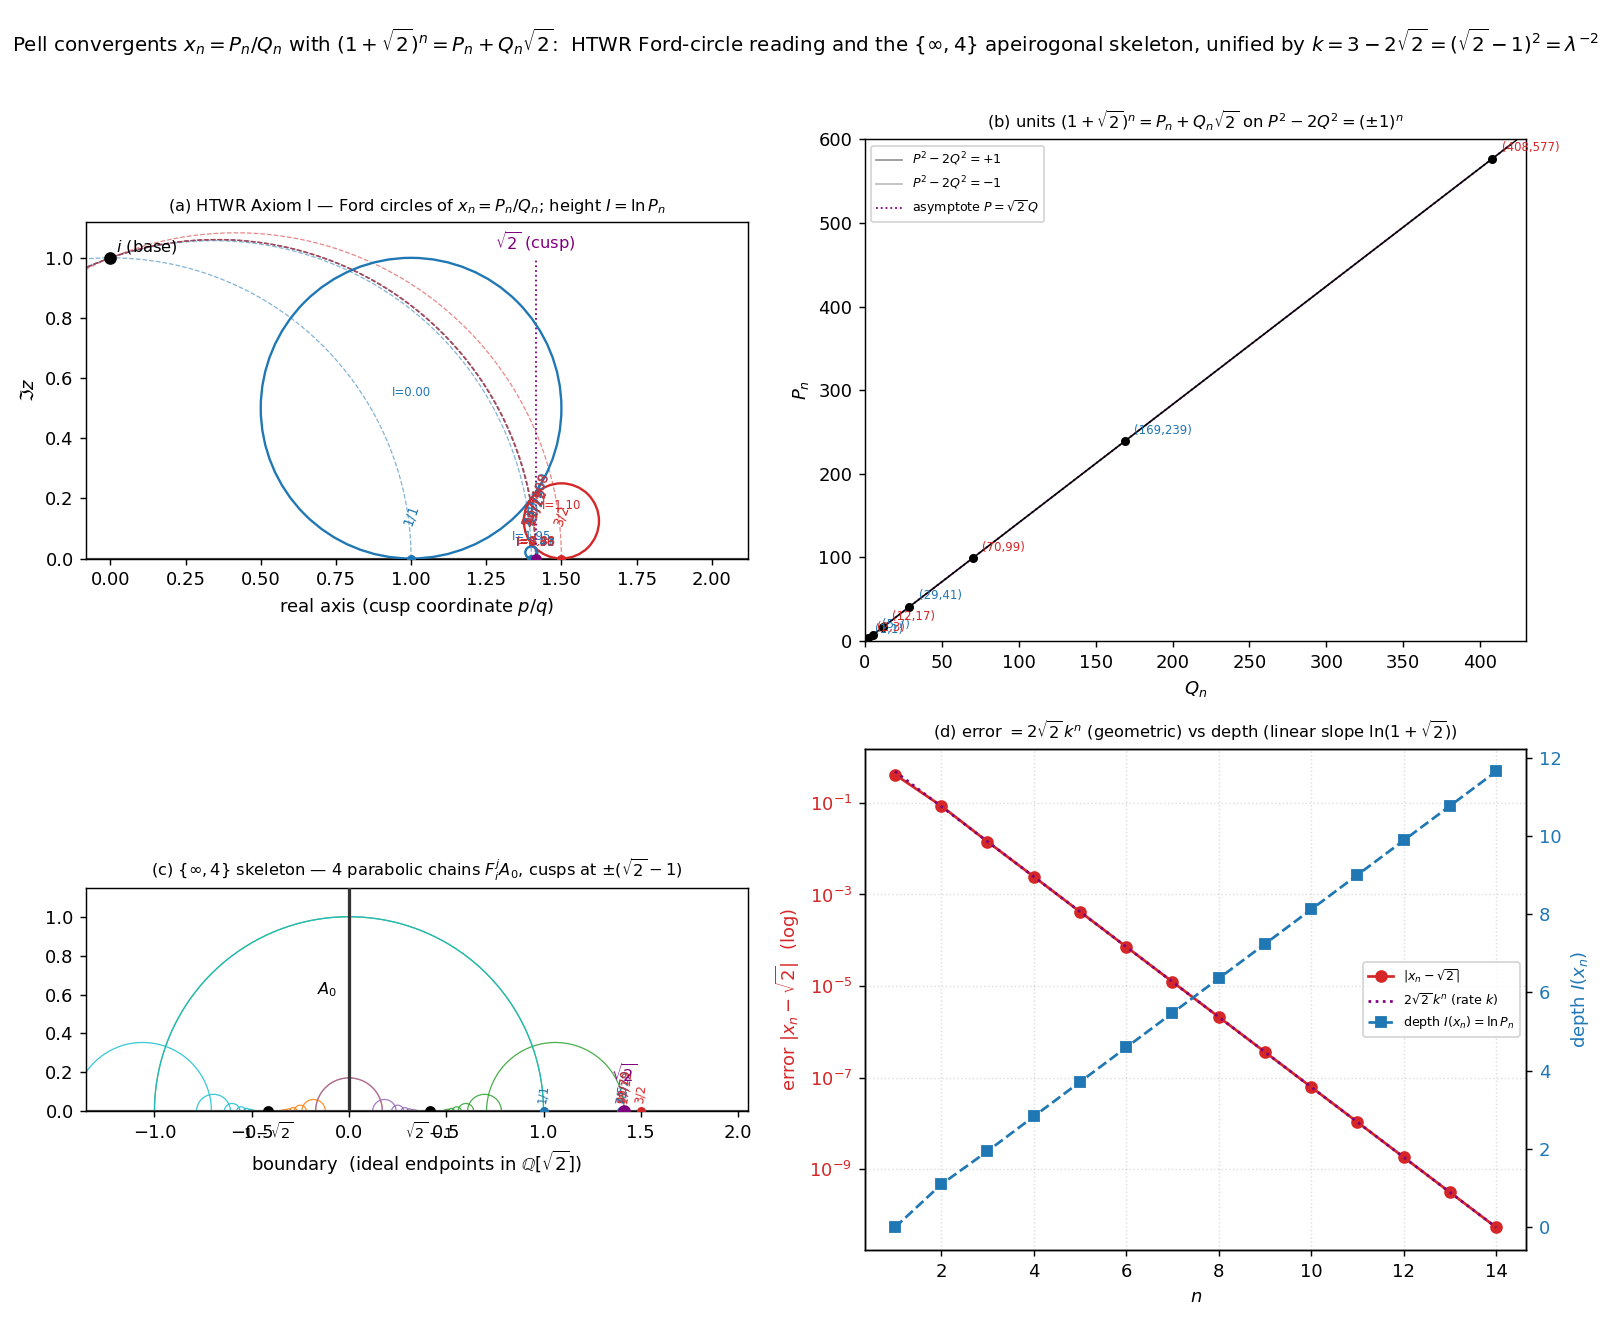

The script that saved this image:
#!/usr/bin/env python3
"""
012 — Visualizing the Pell convergents  x_n = P_n/Q_n,  (1+sqrt2)^n = P_n + Q_n sqrt2.

Two geometric readings combined in one 2x2 figure:

  (a) AEG / HTWR (Axiom I) reading.  Each convergent is a rational cusp p/q on
      the boundary of the upper half-plane H^2 carrying a Ford circle of radius
      1/(2 q^2).  The HTWR information height I = ln max(|p|,|q|) is the
      hyperbolic distance from the base point i to that Ford circle.  The
      Pell convergents' Ford circles shrink geometrically and pile up at the
      cusp sqrt2, alternating above/below it.

  (b) The units of Z[sqrt2].  (1+sqrt2)^n = P_n + Q_n sqrt2 are the units of
      the ring; (Q_n, P_n) run along the hyperbolas P^2 - 2 Q^2 = (-1)^n,
      approaching the asymptote P = sqrt2 Q (slope sqrt2 = lim P_n/Q_n).
      This norm identity is the arithmetic source of the cancellation wormhole.

  (c) The {inf,4} order-4 apeirogonal tiling (the Math.SE "enumeration of
      Q[sqrt2]" skeleton): the iterated-function system
          F1: z -> k f(z),  F2: z -> f(z/k),  F3: z -> k f^{-1}(z),
          F4: z -> f^{-1}(z/k),   f(z)=(z-1)/(z+1),  k = 3-2sqrt2
      tiles H^2 with geodesics whose ideal endpoints lie in Q[sqrt2].  The
      Pell convergent cusps P_n/Q_n (rational, hence in Q[sqrt2]) are marked
      on the boundary, accumulating at sqrt2.

  (d) Convergence and depth.  |x_n - sqrt2| ~= 2 sqrt2 k^n decays geometrically
      with rate k = (sqrt2 - 1)^2, while the HTWR depth I(x_n) = ln P_n grows
      linearly with slope ln(1+sqrt2).

The unifying constant is  k = 3 - 2 sqrt2 = (sqrt2 - 1)^2 = |mu/lam| = lam^{-2}:
  * the Pell contraction factor |mu/lam| (closed form),
  * the inverse square of the silver ratio lam = 1 + sqrt2,
  * the fundamental constant of the {inf,4} tiling, and
  * the convergence rate |x_n - sqrt2| = 2 sqrt2 k^n (1 + o(1)).

STATUS (per AGENTS.md): every identity and curve rendered here is an exact
classical fact (computationally verified); the "AEG/HTWR height" reading of
panel (a) is the Axiom I interpretation (STRUCTURAL PROPOSAL), not a theorem.
"""

import numpy as np
import matplotlib
matplotlib.use("Agg")
import matplotlib.pyplot as plt
from math import sqrt, log, pi

SQ2 = sqrt(2.0)
LAM = 1.0 + SQ2          # silver ratio
K = 3.0 - 2.0 * SQ2      # = (SQ2-1)^2 = LAM^-2 = |mu/lam|
H0 = log(LAM)            # single-step hyperbolic depth increment

# ---------------------------------------------------------------------------
# Pell convergents
# ---------------------------------------------------------------------------

def pell_pair(n):
    P, Q = 1, 0
    for _ in range(n):
        P, Q = P + 2 * Q, P + Q
    return P, Q


def convergent(n):
    P, Q = pell_pair(n)
    return P / Q  # float


# ---------------------------------------------------------------------------
# Panel (a): Ford circles + HTWR height
# ---------------------------------------------------------------------------

def draw_geodesic_through_i(ax, x, color, lw=1.0, ls="--"):
    """Geodesic (semicircle) of H^2 through base point i=(0,1) and cusp (x,0)."""
    if x == 0:
        return
    cx = (x * x - 1.0) / (2.0 * x)
    R = sqrt(cx * cx + 1.0)
    t = np.linspace(0.0, pi, 400)
    ax.plot(cx + R * np.cos(t), R * np.sin(t), color=color, lw=lw, ls=ls,
            zorder=1, alpha=0.55)


def panel_ford(ax, nmax=8):
    ax.axhline(0, color="0.3", lw=1.2)
    ax.plot([SQ2, SQ2], [0, 1.0], color="purple", lw=1.0, ls=":",
            zorder=2)
    ax.plot([SQ2], [0], marker="o", ms=5, color="purple", zorder=5)
    ax.text(SQ2, 1.03, r"$\sqrt{2}$ (cusp)", color="purple", ha="center",
            fontsize=9)
    ax.plot([0], [1], marker="o", ms=6, color="k", zorder=5)
    ax.text(0.02, 1.02, "$i$ (base)", fontsize=9)

    for n in range(1, nmax + 1):
        P, Q = pell_pair(n)
        x = P / Q
        r = 1.0 / (2.0 * Q * Q)
        col = "tab:red" if n % 2 == 0 else "tab:blue"
        draw_geodesic_through_i(ax, x, col, lw=0.7)
        if r > 2.5e-3:
            ax.add_patch(plt.Circle((x, r), r, fill=False, ec=col, lw=1.3,
                                    zorder=3))
        ax.plot([x], [0], marker="o", ms=4 if r > 2.5e-3 else 3, color=col,
                zorder=4)
        off = 0.012
        ax.text(x, 0.10 + off, f"{P}/{Q}", color=col, fontsize=7.5,
                ha="center", rotation=70)
        ax.text(x, r + 0.04, f"I={log(P):.2f}", color=col, fontsize=6.5,
                ha="center")
    ax.set_xlim(-0.08, 2.12)
    ax.set_ylim(0, 1.12)
    ax.set_aspect("equal")
    ax.set_xlabel("real axis (cusp coordinate $p/q$)")
    ax.set_ylabel(r"$\Im z$")
    ax.set_title(r"(a) HTWR Axiom I — Ford circles of $x_n=P_n/Q_n$; "
                 r"height $I=\ln P_n$", fontsize=9)


# ---------------------------------------------------------------------------
# Panel (b): units of Z[sqrt2] on the norm hyperbolas
# ---------------------------------------------------------------------------

def panel_units(ax, nmax=12):
    qq = np.linspace(0, 420, 800)
    ax.plot(qq, np.sqrt(2 * qq * qq + 1), color="0.6", lw=1.0,
            label=r"$P^2-2Q^2=+1$")
    qm = np.linspace(1.0 / SQ2, 420, 800)
    ax.plot(qm, np.sqrt(np.maximum(2 * qm * qm - 1, 0.0)), color="0.75", lw=1.0,
            label=r"$P^2-2Q^2=-1$")
    ax.plot(qq, SQ2 * qq, color="purple", lw=1.0, ls=":",
            label=r"asymptote $P=\sqrt{2}\,Q$")
    Qs, Ps = [], []
    for n in range(1, nmax + 1):
        P, Q = pell_pair(n)
        Qs.append(Q)
        Ps.append(P)
    ax.plot(Qs, Ps, "o-", color="k", ms=4, lw=0.8, zorder=3)
    for n in range(1, nmax + 1):
        P, Q = pell_pair(n)
        ax.annotate(f"({Q},{P})", (Q, P), textcoords="offset points",
                    xytext=(5, 4), fontsize=6.5,
                    color="tab:red" if n % 2 == 0 else "tab:blue")
    ax.set_xlabel("$Q_n$")
    ax.set_ylabel("$P_n$")
    ax.set_title(r"(b) units $(1+\sqrt{2})^n=P_n+Q_n\sqrt{2}$ on $P^2-2Q^2=(\pm1)^n$",
                 fontsize=9)
    ax.legend(fontsize=7, loc="upper left")
    ax.set_xlim(0, 430)
    ax.set_ylim(0, 600)


# ---------------------------------------------------------------------------
# Panel (c): {inf,4} apeirogonal tiling skeleton (Math.SE IFS)
# ---------------------------------------------------------------------------

INF = float("inf")

def mobius(M, x):
    a, b, c, d = M
    if x == INF:
        return a / c if c != 0 else INF
    den = c * x + d
    if abs(den) < 1e-13:
        return INF
    return (a * x + b) / den


F1 = (K, -K, 1.0, 1.0)
F2 = (1.0, -K, 1.0, K)
F3 = (K, K, -1.0, 1.0)
F4 = (1.0, K, -1.0, K)
MAPS = [F1, F2, F3, F4]


def apply_map_n(M, u, v, n):
    for _ in range(n):
        u = mobius(M, u)
        v = mobius(M, v)
    return u, v


def generate_geodesics(depth, orbit=6):
    """Finite-depth skeleton of the {inf,4} IFS.

    Returns a set of (u, v) ideal endpoints (u < v, possibly +inf).
    """
    geo = {(0.0, INF)}
    frontier = [(0.0, INF)]
    for _ in range(depth):
        new = []
        for (u, v) in frontier:
            for M in MAPS:
                for j in range(1, orbit + 1):
                    uu, vv = apply_map_n(M, u, v, j)
                    a, b = (uu, vv) if uu < vv else (vv, uu)
                    if (a, b) not in geo:
                        geo.add((a, b))
                        new.append((a, b))
        frontier = new
    return geo


def draw_arc(ax, a, b, color, lw=0.7, alpha=0.85):
    """Geodesic (semicircle) with finite ideal endpoints a < b."""
    if b - a > 1e4:
        return
    c = (a + b) / 2.0
    R = (b - a) / 2.0
    t = np.linspace(0.0, pi, 240)
    ax.plot(c + R * np.cos(t), R * np.sin(t), color=color, lw=lw,
            alpha=alpha, zorder=1)


def panel_tiling(ax, chain_len=8):
    xmin, xmax, ymax = -1.35, 2.05, 1.15
    ax.axhline(0, color="0.3", lw=1.2, zorder=2)
    # root geodesic A0 = positive y-axis
    ax.plot([0, 0], [0, ymax], color="0.2", lw=1.8, zorder=3)
    ax.text(-0.06, 0.6, "$A_0$", fontsize=9, ha="right")
    # the 4 parabolic chains  F_i^j(A0),  j = 1..chain_len
    chain_colors = ["tab:orange", "tab:green", "tab:purple", "tab:cyan"]
    for ci, M in enumerate(MAPS):
        u, v = 0.0, INF
        for j in range(1, chain_len + 1):
            u = mobius(M, u)
            v = mobius(M, v)
            a, b = (u, v) if u < v else (v, u)
            draw_arc(ax, a, b, chain_colors[ci])
    # parabolic cusps of the tiling = fixed points of the maps, at +-(sqrt2-1)
    cusp = SQ2 - 1.0
    for x0, lab in [(-cusp, r"$1-\sqrt{2}$"), (cusp, r"$\sqrt{2}-1$")]:
        ax.plot([x0], [0], marker="o", ms=5, color="k", zorder=5)
        ax.text(x0, -0.14, lab, ha="center", fontsize=8)
    # Pell convergent cusps accumulating at sqrt2 = 1 + (sqrt2 - 1)
    for n in range(1, 7):
        P, Q = pell_pair(n)
        x = P / Q
        col = "tab:red" if n % 2 == 0 else "tab:blue"
        ax.plot([x], [0], marker="o", ms=4, color=col, zorder=5)
        ax.text(x, 0.05, f"{P}/{Q}", ha="center", fontsize=6.5, color=col,
                rotation=82)
    ax.plot([SQ2], [0], marker="o", ms=6, color="purple", zorder=6)
    ax.text(SQ2, 0.15, r"$\sqrt{2}$", color="purple", ha="center", fontsize=9)
    ax.set_xlim(xmin, xmax)
    ax.set_ylim(0, ymax)
    ax.set_aspect("equal")
    ax.set_xlabel("boundary  (ideal endpoints in $\\mathbb{Q}[\\sqrt{2}]$)")
    ax.set_title(r"(c) $\{\infty,4\}$ skeleton — 4 parabolic chains $F_i^j A_0$, "
                 r"cusps at $\pm(\sqrt{2}-1)$", fontsize=9)


# ---------------------------------------------------------------------------
# Panel (d): convergence (rate k^n) and depth (linear)
# ---------------------------------------------------------------------------

def panel_convergence(ax):
    ns = np.arange(1, 15)
    errs = np.array([abs(convergent(n) - SQ2) for n in ns])
    depths = np.array([log(pell_pair(n)[0]) for n in ns])
    ax.semilogy(ns, errs, "o-", color="tab:red", label=r"$|x_n-\sqrt{2}|$")
    ax.semilogy(ns, 2 * SQ2 * K ** ns, ":", color="purple",
                label=r"$2\sqrt{2}\,k^n$ (rate $k$)")
    ax.set_xlabel("$n$")
    ax.set_ylabel(r"error $|x_n-\sqrt{2}|$  (log)", color="tab:red")
    ax.tick_params(axis="y", labelcolor="tab:red")
    ax2 = ax.twinx()
    ax2.plot(ns, depths, "s--", color="tab:blue",
             label=r"depth $I(x_n)=\ln P_n$")
    ax2.set_ylabel(r"depth $I(x_n)$", color="tab:blue")
    ax2.tick_params(axis="y", labelcolor="tab:blue")
    ax.set_title(r"(d) error $=2\sqrt{2}\,k^n$ (geometric) vs depth (linear "
                 r"slope $\ln(1+\sqrt{2})$)", fontsize=9)
    ax.grid(True, ls=":", alpha=0.4)
    lines = ax.get_lines() + ax2.get_lines()
    ax.legend(lines, [l.get_label() for l in lines], fontsize=7,
              loc="center right")


# ---------------------------------------------------------------------------
# Build figure
# ---------------------------------------------------------------------------

def main():
    fig, axes = plt.subplots(2, 2, figsize=(12.4, 10.2))
    panel_ford(axes[0, 0])
    panel_units(axes[0, 1])
    panel_tiling(axes[1, 0])
    panel_convergence(axes[1, 1])
    fig.suptitle(
        r"Pell convergents $x_n=P_n/Q_n$ with $(1+\sqrt{2})^n=P_n+Q_n\sqrt{2}$:  "
        r"HTWR Ford-circle reading and the $\{\infty,4\}$ apeirogonal skeleton, "
        r"unified by $k=3-2\sqrt{2}=(\sqrt{2}-1)^2=\lambda^{-2}$",
        fontsize=11)
    fig.tight_layout(rect=[0, 0, 1, 0.97])
    out = "/Users/mingli/AEG/aeg-paper/notes/general/012-pell-hyperbolic-viz.png"
    fig.savefig(out, dpi=130)
    print("saved:", out)

    # numeric self-check
    print("\nself-check:")
    print("  k = 3-2sqrt2 =", K, "  lam^-2 =", LAM ** -2,
          "  (sqrt2-1)^2 =", (SQ2 - 1) ** 2)
    # parabolic fixed points of the four IFS maps = cusps +-(sqrt2-1)
    cusp = SQ2 - 1.0
    fixed = []
    for M in MAPS:
        a, b, c, d = M
        # fixed points of z -> (az+b)/(cz+d): c z^2 + (d-a) z - b = 0
        disc = (d - a) ** 2 + 4 * c * b
        if disc < 1e-12:
            fixed.append(-(d - a) / (2 * c))
        else:
            fixed.append(None)
    print("  IFS fixed points (cusps):", [round(f, 6) for f in fixed],
          " expect +/-", round(cusp, 6))
    for n in [4, 8, 12]:
        print(f"  n={n}: |x-sqrt2|={abs(convergent(n)-SQ2):.3e}  "
              f"2sqrt2 k^n={2*SQ2*K**n:.3e}")


if __name__ == "__main__":
    main()
